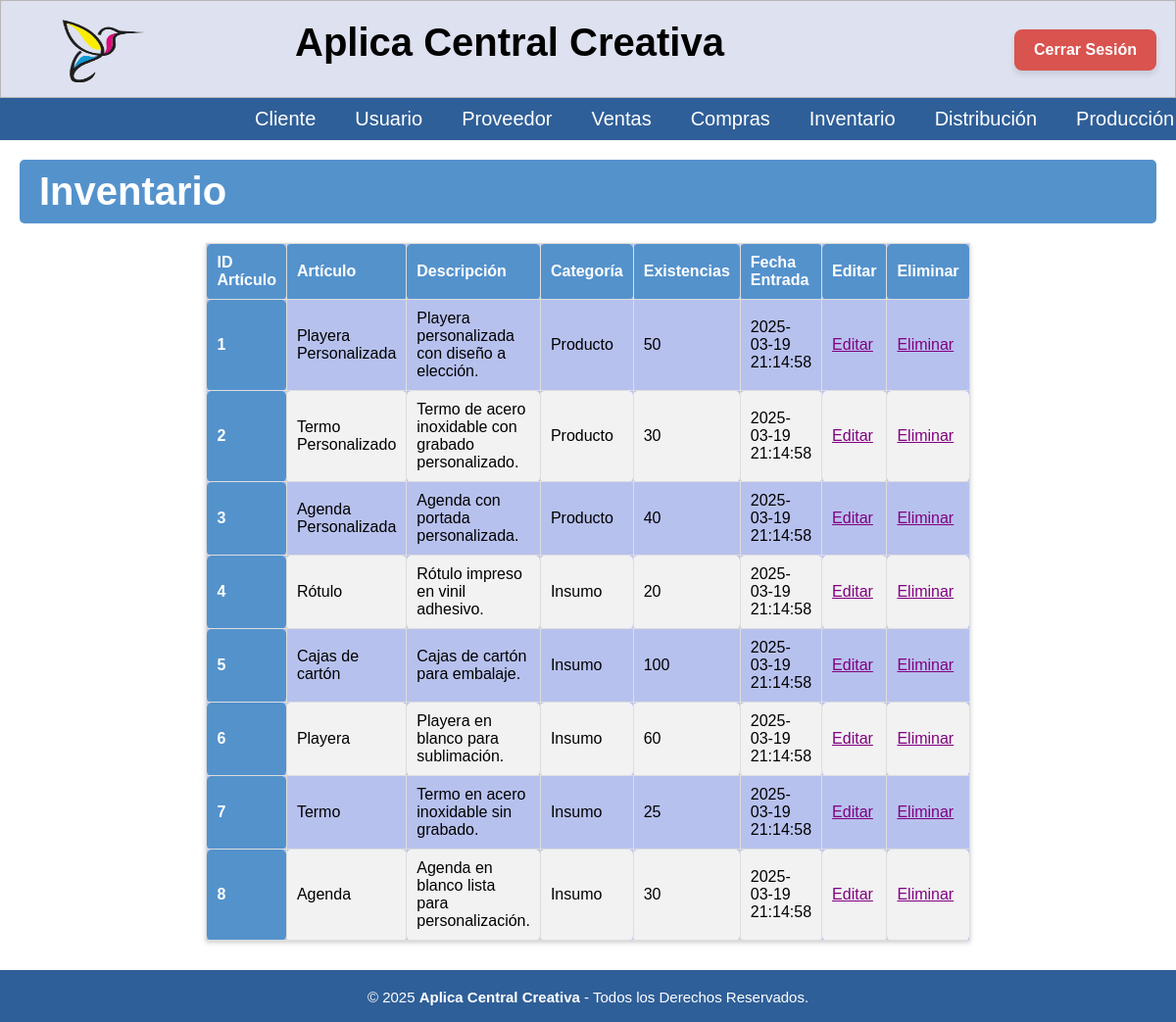
Screenshot of /Inventario/Inventario.php (signed in) with the database file from the repository.
### tables this page shows
create table articulos(
id_articulo INT NOT NULL PRIMARY KEY,
nombre_articulo VARCHAR(70) NOT NULL,
descripcion TEXT NOT NULL,
categoria ENUM('Insumo', 'Producto') NOT NULL,  
precio NUMERIC(16,2),
costo NUMERIC(16,2),
existencias INT NOT NULL DEFAULT 0,
imagen VARCHAR(255),
fecha_registro DATETIME NOT NULL
);

### Inventario/Inventario.php (the view, shortened to what this page needs)
<?php
include('../BD/ConexionBD.php');
include('../Nav/header.php');
?>
<body>
    <h1 class="titulo">Inventario</h1>
    <table class='tabla_inv'>
        <thead>
            <tr class='cont'>
                <th scope='col'>ID Artículo</th>
                <th scope='col'>Artículo</th>
                <th scope='col'>Descripción</th>
                <th scope='col'>Categoría</th>
                <th scope='col'>Existencias</th>
                <th scope='col'>Fecha Entrada</th>
                <th scope='col'>Editar</th>
                <th scope='col'>Eliminar</th>
            </tr>
        </thead>
        <tbody>
            <?php
            $sql = "SELECT * FROM articulos";
            $result = $conn->query($sql);
            if ($result->num_rows > 0) {
                while ($fila = $result->fetch_assoc()) :
            ?>
                    <tr>
                        <th scope='row'><?= htmlspecialchars($fila['id_articulo']) ?></th>
                        <td><?= htmlspecialchars($fila['nombre_articulo']) ?></td>
                        <td><?= htmlspecialchars($fila['descripcion']) ?></td>
                        <td><?= htmlspecialchars($fila['categoria']) ?></td>
                        <td><?= htmlspecialchars($fila['existencias']) ?></td>
                        <td><?= htmlspecialchars($fila['fecha_registro']) ?></td>
                        <td><a href='Editar/Modificar_I.php?id_articulo=<?= htmlspecialchars($fila['id_articulo']) ?>' class='editar'>Editar</a></td>
                        <td><a href='Eliminar/Eliminar_Inventario.php?id_articulo=<?= htmlspecialchars($fila['id_articulo']) ?>'>Eliminar</a></td>
                    </tr>
            <?php
                endwhile;
            } else {
                echo "<tr><td colspan='9'>No hay artículos en el inventario.</td></tr>";
            }
            ?>
        </tbody>
    </table>
</body>
<?php
include('../Nav/footer.php');
?>
</html>

### CSS/menu.css (style rules this page uses)
* { padding: 0px; margin: 0px; }

### CSS/cabecera.css (style rules this page uses)
* { font-family: 'Roboto', sans-serif; }
html { font-size: 20px; overflow-y: auto; }

### CSS/tablas_boton.css (style rules this page uses)
.titulo { background-color: #5492cc; color: white; padding: 10px 20px; border: none; border-radius: 5px; cursor: pointer; font-family: 'Poppins', sans-serif; margin-left: 20px; margin-top: 20px; margin-right: 20px; }
.tabla_inv { border-collapse: collapse; width: 40%; margin: 20px auto; font-family: 'Roboto', sans-serif; background-color: #b7c1ee; box-shadow: 0 2px 5px rgba(0, 0, 0, 0.2); font-size: 0.8rem; }
.cont { text-align: center; }
.tabla_inv th, .tabla_inv td { border: 1px solid #ddd; padding: 10px 10px; text-align: left; }
.tabla th, .tabla_inv th, .tabla_ped th { background-color: #5492cc; color: white; font-weight: bold; }
.tabla td, .tabla_inv td, .tabla_ped td { color: #000000; }
.tabla_inv tbody tr:nth-child(even) { background-color: #f2f2f2; }
.tabla_inv th, table.tabla_inv td { border-radius: 5px; }
a { text-decoration: underline; color: rgb(0, 0, 0); }

### CSS/formularios.css (style rules this page uses)
.titulo { background-color: #5492cc; color: white; padding: 10px 20px; border: none; border-radius: 5px; cursor: pointer; font-family: 'Poppins', sans-serif; margin-left: 20px; margin-top: 20px; margin-bottom: 20px; margin-right: 20px; }
* { font-family: 'Poppins', sans-serif; margin: 0; padding: 0; box-sizing: border-box; }

### CSS/departamentos.css (style rules this page uses)
a { text-decoration: underline; color: purple; }

### CSS/cabecera2.css (style rules this page uses)
* { padding: 0px; margin: 0px; }
h1, h2 { color: #000000; }
table { width: 100%; margin-bottom: 20px; border-collapse: collapse; }
table, th, td { border: 1px solid #ddd; }
th, td { padding: 10px; text-align: left; }

### rows the page displays
articulos: id_articulo "1", nombre_articulo "Playera Personalizada", descripcion "Playera personalizada con diseño a elección.", categoria "Producto", existencias "50", fecha_registro "2025-03-19 21:14:58"
articulos: id_articulo "2", nombre_articulo "Termo Personalizado", descripcion "Termo de acero inoxidable con grabado personalizado.", categoria "Producto", existencias "30", fecha_registro "2025-03-19 21:14:58"
articulos: id_articulo "3", nombre_articulo "Agenda Personalizada", descripcion "Agenda con portada personalizada.", categoria "Producto", existencias "40", fecha_registro "2025-03-19 21:14:58"
articulos: id_articulo "4", nombre_articulo "Rótulo", descripcion "Rótulo impreso en vinil adhesivo.", categoria "Insumo", existencias "20", fecha_registro "2025-03-19 21:14:58"
articulos: id_articulo "5", nombre_articulo "Cajas de cartón", descripcion "Cajas de cartón para embalaje.", categoria "Insumo", existencias "100", fecha_registro "2025-03-19 21:14:58"
articulos: id_articulo "6", nombre_articulo "Playera", descripcion "Playera en blanco para sublimación.", categoria "Insumo", existencias "60", fecha_registro "2025-03-19 21:14:58"
articulos: id_articulo "7", nombre_articulo "Termo", descripcion "Termo en acero inoxidable sin grabado.", categoria "Insumo", existencias "25", fecha_registro "2025-03-19 21:14:58"
articulos: id_articulo "8", nombre_articulo "Agenda", descripcion "Agenda en blanco lista para personalización.", categoria "Insumo", existencias "30", fecha_registro "2025-03-19 21:14:58"

### other values shown
$nombre "Cliente"
$nombre "Usuario"
$nombre "Proveedor"
$nombre "Ventas"
$nombre "Compras"
$nombre "Inventario"
$nombre "Distribución"
$nombre "Producción"
